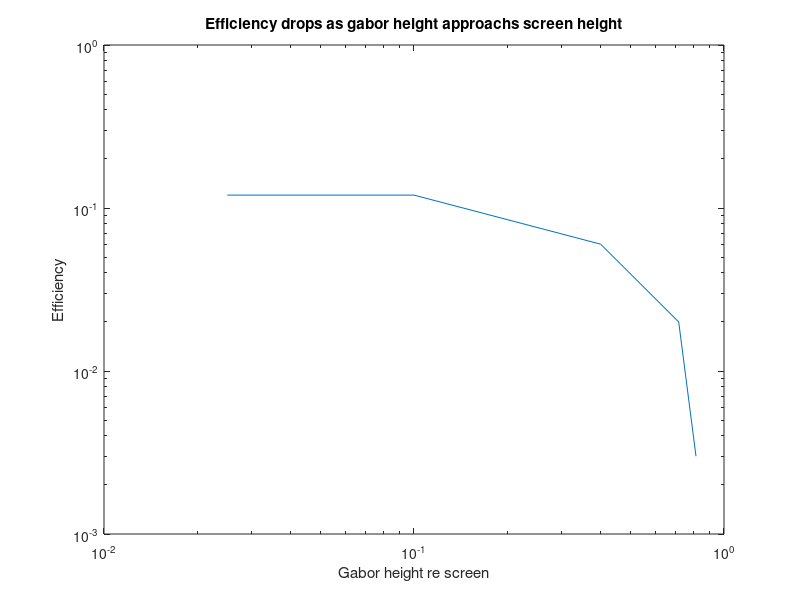

The MATLAB source for this figure: (Note: this script raises an error after producing the figure.)
% February 25, 2020
% Plotted runNoiseTest.m data from Ashley and Gus to understand why we got
% low efficiency for large gabors, and worse on smaller screen.

figure(1)
x=[32/39.4	32/44.8 8/20. 2/20 0.5/20];
y= [0.003 0.02  0.06 0.12 0.12];
loglog(x,y)
xlabel('Gabor height re screen');
ylabel('Efficiency');
title('Efficiency drops as gabor height approachs screen height');
ax=gca;
ax.TickLength=[0.01 0.025]*2;
ax.FontSize=12;
% Save plot to disk
graphFile=fullfile(fileparts(mfilename('fullpath')),'EfficiencyVersusSizeReScreen.eps');
saveas(gcf,graphFile,'epsc');
